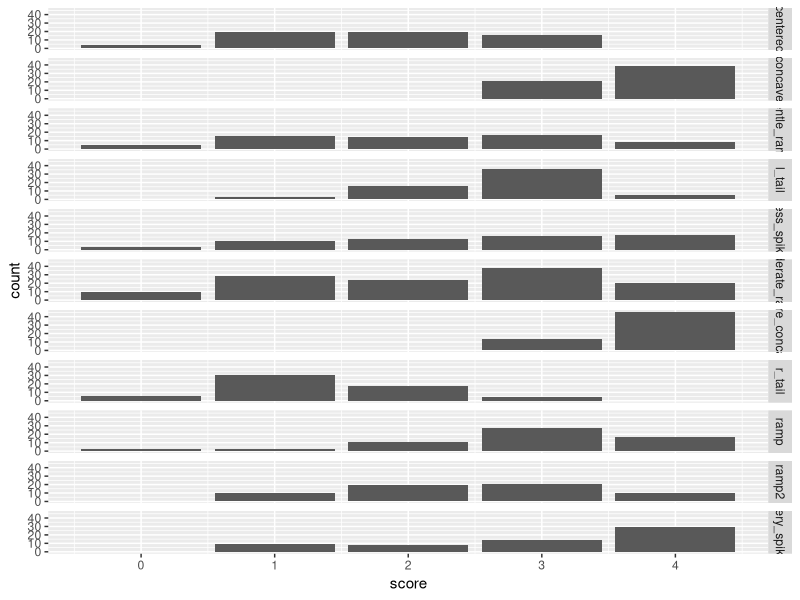
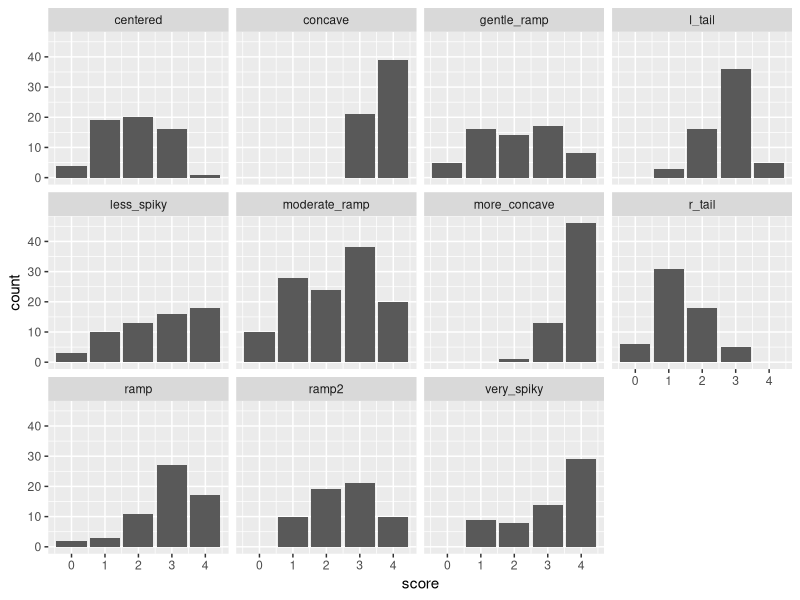
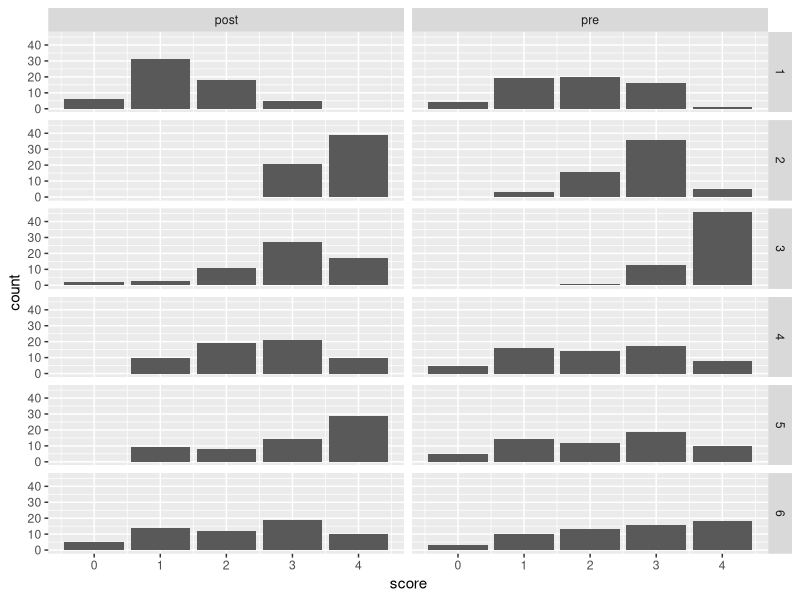
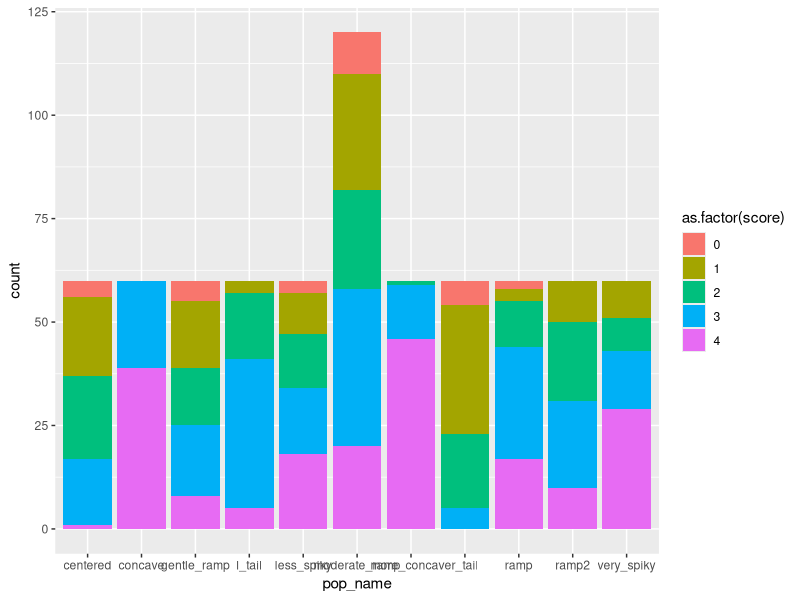

Source code (R) for these figures, in order:
library(ggplot2)
samp_size = 60

likert_beta = function(n, a, b){
        round(rbeta(n, a, b) * 4)
}

centered      = likert_beta(samp_size, 2,   2)
r_tail        = likert_beta(samp_size, 2,   4)
l_tail        = likert_beta(samp_size, 4,   2)
concave       = likert_beta(samp_size, 8,   1)
more_concave  = likert_beta(samp_size, 8,   0.9)
ramp          = likert_beta(samp_size, 2,   0.9)
gentle_ramp   = likert_beta(samp_size, 1.1, 0.9)
ramp2         = likert_beta(samp_size, 2,   1)
moderate_ramp = likert_beta(samp_size, 1.5, 1)
very_spiky    = likert_beta(samp_size, 1.5, 0.5)
less_spiky    = likert_beta(samp_size, 1,   0.5)

samp_names = c("centered", "r_tail", "l_tail", "concave", "more_concave", "ramp", "gentle_ramp", "ramp2", "moderate_ramp", "very_spiky", "less_spiky", "moderate_ramp")

X = data.frame(score = centered, pop_name = rep("centered", length(centered)), 
								timepoint = rep("pre", length(centered)),
								question_num = rep(1, length(centered)))
npanel = 1
for (s in samp_names[-1]){
	tp = "pre"
	if(npanel %% 2 == 1){
		tp = "post"
	}
	qn = floor(npanel / 2) + 1
	temp_vec = eval(parse(text=s))
	temp_frame = data.frame(score = temp_vec, pop_name = rep(s, length(temp_vec)), 
											timepoint = rep(tp, length(temp_vec)),
											question_num = rep(qn, length(temp_vec)))
	X = rbind(X, temp_frame)
	npanel = npanel + 1
}

#### PLOTS AND ANALYSIS

p = ggplot(X, aes(score)) + geom_bar()
p + facet_grid(rows = vars(pop_name))  # all in one col, lined up

p + facet_wrap(vars(pop_name))    # wrap, broken in several cols

p + facet_grid(rows = vars(question_num), cols = vars(timepoint)) # best one yet

wilcox.test(ramp, gentle_ramp)

#prop.test
#prop.trend.test
#spineplot

g = ggplot(X, aes(pop_name))
g + geom_bar(aes(fill=as.factor(score))) # kind of spine plot, colors not great
